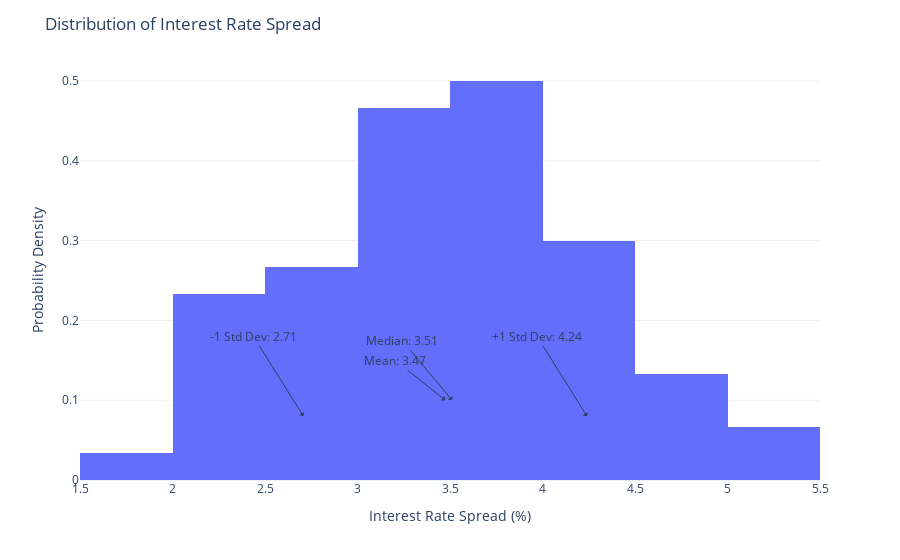

Notebook cell for this chart:
### Code cell
# import numpy as np
# import plotly.express as px

# # Generating sample data
# np.random.seed(0)
# num_months = 24
# interest_rate_loans = np.random.uniform(low=3.5, high=6, size=num_months)  # Example loan interest rates
# interest_rate_deposits = np.random.uniform(low=0.5, high=2, size=num_months)  # Example deposit interest rates

# # Calculate interest rate spread
# data.interest_rate_spread = interest_rate_loans - interest_rate_deposits

# Summary statistics
mean_spread = np.mean(data.interest_rate_spread)
median_spread = np.median(data.interest_rate_spread)
std_dev_spread = np.std(data.interest_rate_spread)

# Plotting histogram of interest rate spread
fig = px.histogram(x=data.interest_rate_spread, nbins=10, histnorm='probability density')
fig.update_layout(title='Distribution of Interest Rate Spread',
                  xaxis_title='Interest Rate Spread (%)',
                  yaxis_title='Probability Density',
                  template='plotly_white')

# Add summary statistics annotations
fig.add_annotation(x=mean_spread, y=0.1, text=f'Mean: {mean_spread:.2f}', showarrow=True, arrowhead=1, ax=-50, ay=-40)
fig.add_annotation(x=median_spread, y=0.1, text=f'Median: {median_spread:.2f}', showarrow=True, arrowhead=1, ax=-50, ay=-60)
fig.add_annotation(x=mean_spread+std_dev_spread, y=0.08, text=f'+1 Std Dev: {mean_spread+std_dev_spread:.2f}', showarrow=True, arrowhead=1, ax=-50, ay=-80)
fig.add_annotation(x=mean_spread-std_dev_spread, y=0.08, text=f'-1 Std Dev: {mean_spread-std_dev_spread:.2f}', showarrow=True, arrowhead=1, ax=-50, ay=-80)

fig.show()

### Figure 1 — Plotly figure (JSON) as saved in the notebook; plotly's stock layout.template omitted (floating-point values rounded to 4 significant figures)
{"data": [{"alignmentgroup": "True", "bingroup": "x", "histnorm": "probability density", "hovertemplate": "x=%{x}<br>probability density=%{y}<extra></extra>", "legendgroup": "", "marker": {"color": "#636efa", "pattern": {"shape": ""}}, "name": "", "nbinsx": 10, "offsetgroup": "", "orientation": "v", "showlegend": false, "type": "histogram", "x": [2.762, 2.65, 2.45, 3.484, 2.507, 3.393, 3.207, 2.608, 4.158, 1.856, 3.369, 3.825, 3.572, 3.366, 3.086, 3.867, 3.538, 2.186, 3.255, 2.197, 4.462, 2.908, 3.648, 2.995, 3.755, 4.106, 2.159, 3.157, 4.463, 3.891, 2.463, 5.124, 3.336, 5.035, 4.449, 3.716, 3.844, 3.655, 4.685, 3.061, 4.148, 4.684, 4.566, 3.321, 4.524, 4.253, 2.658, 3.595, 2.245, 2.869, 3.555, 3.257, 3.948, 3.757, 3.059, 2.329, 3.316, 3.741, 4.095, 4.251], "xaxis": "x", "yaxis": "y"}], "layout": {"annotations": [{"arrowhead": 1, "ax": -50, "ay": -40, "showarrow": true, "text": "Mean: 3.47", "x": 3.474, "y": 0.1}, {"arrowhead": 1, "ax": -50, "ay": -60, "showarrow": true, "text": "Median: 3.51", "x": 3.511, "y": 0.1}, {"arrowhead": 1, "ax": -50, "ay": -80, "showarrow": true, "text": "+1 Std Dev: 4.24", "x": 4.24, "y": 0.08}, {"arrowhead": 1, "ax": -50, "ay": -80, "showarrow": true, "text": "-1 Std Dev: 2.71", "x": 2.707, "y": 0.08}], "barmode": "relative", "legend": {"tracegroupgap": 0}, "margin": {"t": 60}, "title": {"text": "Distribution of Interest Rate Spread"}, "xaxis": {"anchor": "y", "domain": [0, 1], "title": {"text": "Interest Rate Spread (%)"}}, "yaxis": {"anchor": "x", "domain": [0, 1], "title": {"text": "Probability Density"}}}}
